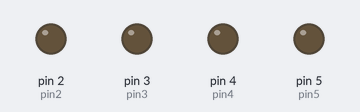
The sketch below on a simulated Arduino Uno, built with avr-gcc and run on an emulated ATmega328P. On the bench: output pins drawn as LEDs (lit = HIGH).

Above: at 0.5 s.
At 2.5 s:
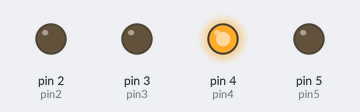
At 4.5 s:
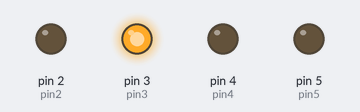
At 9.5 s:
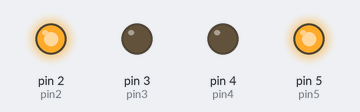
At 14.5 s:
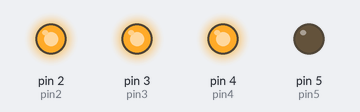
At 19.5 s:
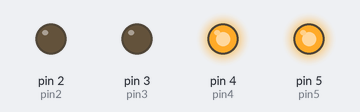
Timing chart, 0 to 20.8 s (numbered marks = the images above):
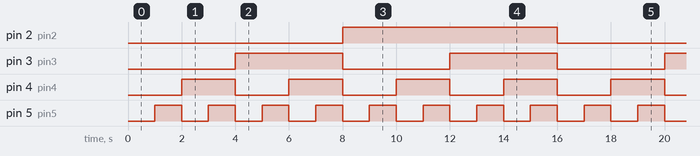

The sketch:

BINARY_COUNTER.ino
```cpp
int pin2 = 2;
int pin3 = 3;
int pin4 = 4;
int pin5 = 5;
int waitTime = 1000;

void setup() {
  // put your setup code here, to run once:
  pinMode(pin2,OUTPUT);
  pinMode(pin3,OUTPUT);
  pinMode(pin4,OUTPUT);
  pinMode(pin5,OUTPUT);
}

void loop() {
  // put your main code here, to run repeatedly:
  // 0000 = 0
  digitalWrite(pin2,LOW);
  digitalWrite(pin3,LOW);
  digitalWrite(pin4,LOW);
  digitalWrite(pin5,LOW);
  delay(waitTime);

  // 0001 = 1
  digitalWrite(pin2,LOW);
  digitalWrite(pin3,LOW);
  digitalWrite(pin4,LOW);
  digitalWrite(pin5,HIGH);
  delay(waitTime);

  // 0010 = 2
  digitalWrite(pin2,LOW);
  digitalWrite(pin3,LOW);
  digitalWrite(pin4,HIGH);
  digitalWrite(pin5,LOW);
  delay(waitTime);

  // 0011 = 3
  digitalWrite(pin2,LOW);
  digitalWrite(pin3,LOW);
  digitalWrite(pin4,HIGH);
  digitalWrite(pin5,HIGH);
  delay(waitTime);

  // 0100 = 4
  digitalWrite(pin2,LOW);
  digitalWrite(pin3,HIGH);
  digitalWrite(pin4,LOW);
  digitalWrite(pin5,LOW);
  delay(waitTime);

  // 0101 = 5
  digitalWrite(pin2,LOW);
  digitalWrite(pin3,HIGH);
  digitalWrite(pin4,LOW);
  digitalWrite(pin5,HIGH);
  delay(waitTime);

  // 0110 = 6
  digitalWrite(pin2,LOW);
  digitalWrite(pin3,HIGH);
  digitalWrite(pin4,HIGH);
  digitalWrite(pin5,LOW);
  delay(waitTime);

  // 0111 = 7
  digitalWrite(pin2,LOW);
  digitalWrite(pin3,HIGH);
  digitalWrite(pin4,HIGH);
  digitalWrite(pin5,HIGH);
  delay(waitTime);

  // 1000 = 8
  digitalWrite(pin2,HIGH);
  digitalWrite(pin3,LOW);
  digitalWrite(pin4,LOW);
  digitalWrite(pin5,LOW);
  delay(waitTime);

  // 1001 = 9
  digitalWrite(pin2,HIGH);
  digitalWrite(pin3,LOW);
  digitalWrite(pin4,LOW);
  digitalWrite(pin5,HIGH);
  delay(waitTime);

  // 1010 = 10
  digitalWrite(pin2,HIGH);
  digitalWrite(pin3,LOW);
  digitalWrite(pin4,HIGH);
  digitalWrite(pin5,LOW);
  delay(waitTime);

  // 1011 = 11
  digitalWrite(pin2,HIGH);
  digitalWrite(pin3,LOW);
  digitalWrite(pin4,HIGH);
  digitalWrite(pin5,HIGH);
  delay(waitTime);

  // 1100 = 12
  digitalWrite(pin2,HIGH);
  digitalWrite(pin3,HIGH);
  digitalWrite(pin4,LOW);
  digitalWrite(pin5,LOW);
  delay(waitTime);

  // 1101 = 13
  digitalWrite(pin2,HIGH);
  digitalWrite(pin3,HIGH);
  digitalWrite(pin4,LOW);
  digitalWrite(pin5,HIGH);
  delay(waitTime);

  // 1110 = 14
  digitalWrite(pin2,HIGH);
  digitalWrite(pin3,HIGH);
  digitalWrite(pin4,HIGH);
  digitalWrite(pin5,LOW);
  delay(waitTime);

  // 1111 = 15
  digitalWrite(pin2,HIGH);
  digitalWrite(pin3,HIGH);
  digitalWrite(pin4,HIGH);
  digitalWrite(pin5,HIGH);
  delay(waitTime);
}
```

Measured:
- by itself, pin 2 (pin2): alternates HIGH for 8.0 s and LOW for 8.0 s
- by itself, pin 3 (pin3): alternates HIGH for 4.0 s and LOW for 4.0 s
- by itself, pin 4 (pin4): alternates HIGH for 2.0 s and LOW for 2.0 s
- by itself, pin 5 (pin5): alternates HIGH for 1.0 s and LOW for 1.0 s
